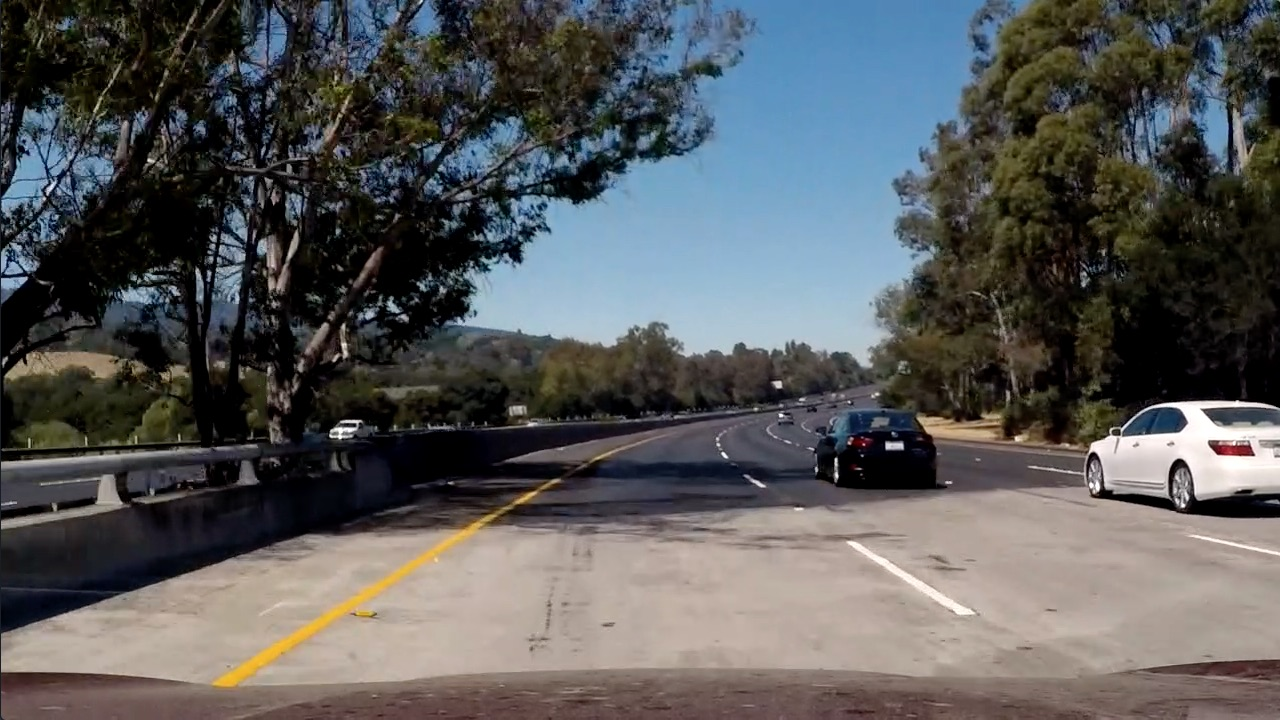
#> input picture Zadatak/test_images/test5.jpg, 1280 x 720 px
$ python binary_step.py   (older library calls are emulated)
#> lines starting #> are read from the running program, lines starting #| are printed output that depends on the picture; after the words box and inside, x2 and y2 are one past the last pixel; in counts of white or black regions, pixels touching at a corner belong together
### Zadatak/lane_finding/calibration.py
import glob
import os

import cv2
import numpy as np

COLS = 9
ROWS = 6

CALIB_SIZE = (1280, 720)

# [49 lines left out: functions find_corners, calibrate_camera, not called in this run]


def save_calibration(path, mtx, dist):
    np.savez(path, mtx=mtx, dist=dist)


def load_calibration(path):
    data = np.load(path)
    return data["mtx"], data["dist"]


def undistort(img, mtx, dist):
    if (img.shape[1], img.shape[0]) != CALIB_SIZE:
        return img
    return cv2.undistort(img, mtx, dist, None, mtx)


def calibration_images(folder):
    return sorted(glob.glob(os.path.join(folder, "calibration*.jpg")))

### Zadatak/lane_finding/thresholds.py
import cv2
import numpy as np

# Yellow in HSV (OpenCV: H 0-180, S and V 0-255)
YELLOW_LOW = np.array([15, 80, 100])
YELLOW_HIGH = np.array([35, 255, 255])

# Region of the road in front of the car (relative), used for the R histogram.
ROAD_Y = (0.65, 0.92)
ROAD_X = (0.25, 0.75)

R_PERCENTILE = 90       # "bright asphalt" level
R_ABOVE_ROAD = 25       # a marking is at least this much brighter than bright asphalt

R_MIN, R_MAX = 90, 245

TOPHAT_MIN = 20         # minimum local contrast of a marking (with the histogram threshold)
STRONG_TOPHAT = 40      # local contrast that is enough on its own (shadow, concrete)
WHITE_MAX_SAT = 60      # white markings are unsaturated (HSV S, 0-255)

# Yellow in Lab: b channel (128 = neutral grey, higher = more yellow).
YELLOW_B_MIN = 130
YELLOW_B_CONTRAST = 10


def yellow_mask(img):
    hsv = cv2.cvtColor(img, cv2.COLOR_BGR2HSV)
    return cv2.inRange(hsv, YELLOW_LOW, YELLOW_HIGH)


def yellow_lab_mask(img, kernel_width):
    """Yellow as a narrow stripe with higher Lab b than its surroundings."""
    b = cv2.cvtColor(img, cv2.COLOR_BGR2LAB)[:, :, 2]
    kernel = cv2.getStructuringElement(cv2.MORPH_RECT, (kernel_width, 1))
    contrast = cv2.morphologyEx(b, cv2.MORPH_TOPHAT, kernel)
    return cv2.bitwise_and(cv2.inRange(b, YELLOW_B_MIN, 255),
                           cv2.inRange(contrast, YELLOW_B_CONTRAST, 255))


def low_saturation_mask(img, max_sat=WHITE_MAX_SAT):
    hsv = cv2.cvtColor(img, cv2.COLOR_BGR2HSV)
    return cv2.inRange(hsv[:, :, 1], 0, max_sat)


def red_threshold(img, road_y=ROAD_Y, road_x=ROAD_X):

    h, w = img.shape[:2]
    r = img[:, :, 2]   # OpenCV stores images as BGR -> index 2 is R
    road = r[int(road_y[0] * h):int(road_y[1] * h), int(road_x[0] * w):int(road_x[1] * w)]
    return float(np.clip(np.percentile(road, R_PERCENTILE) + R_ABOVE_ROAD, R_MIN, R_MAX))


def red_mask(img, **road):
    _, mask = cv2.threshold(img[:, :, 2], red_threshold(img, **road), 255, cv2.THRESH_BINARY)
    return mask


def tophat_mask(img, kernel_width, min_contrast=TOPHAT_MIN):
    """Narrow bright structures (lane markings) on the R channel."""
    kernel = cv2.getStructuringElement(cv2.MORPH_RECT, (kernel_width, 1))
    tophat = cv2.morphologyEx(img[:, :, 2], cv2.MORPH_TOPHAT, kernel)
    _, mask = cv2.threshold(tophat, min_contrast, 255, cv2.THRESH_BINARY)
    return mask


def sobel_x_mask(img, low=30, high=150):

    gray = cv2.cvtColor(img, cv2.COLOR_BGR2GRAY)
    sobel = cv2.convertScaleAbs(cv2.Sobel(gray, cv2.CV_32F, 1, 0, ksize=3))
    return cv2.inRange(sobel, low, high)


# [9 lines left out: function binary_image, not called in this run]


def lane_masks(img, kernel_width=None, **road):
    """(yellow, white) masks; their union is the binary image."""
    blur = cv2.GaussianBlur(img, (5, 5), 0)    # noise removal (02_02_low_pass.py)
    if kernel_width is None:
        kernel_width = int(0.04 * img.shape[1]) | 1
    low_sat = low_saturation_mask(blur)
    white = cv2.bitwise_and(red_mask(blur, **road), tophat_mask(blur, kernel_width))
    white = cv2.bitwise_and(white, low_sat)
    strong = cv2.bitwise_and(tophat_mask(blur, kernel_width, STRONG_TOPHAT), low_sat)
    strong = cv2.bitwise_and(strong, cv2.inRange(blur[:, :, 2], R_MIN, 255))
    white = cv2.bitwise_or(white, strong)
    return (remove_wide_regions(yellow_lab_mask(blur, kernel_width), kernel_width),
            remove_wide_regions(white, kernel_width))


def remove_wide_regions(binary, kernel_width):
    """Remove white regions wider than kernel_width (dry grass, vegetation, cars).

    Opening with a horizontal kernel keeps only regions at least kernel_width
    wide; subtracting them leaves the narrow stripes (binary top-hat).
    """
    kernel = cv2.getStructuringElement(cv2.MORPH_RECT, (kernel_width, 1))
    wide = cv2.morphologyEx(binary, cv2.MORPH_OPEN, kernel)
    return cv2.subtract(binary, wide)

### Zadatak/lane_finding/drawing.py
"""Helpers for building figures for the writeup."""
import cv2
import numpy as np


def to_bgr(img):
    """Binary/gray image -> 3-channel image (so it can be stacked with color images)."""
    if img.ndim == 2:
        return cv2.cvtColor(img, cv2.COLOR_GRAY2BGR)
    return img


def label(img, text, color=(0, 255, 0), scale=1.0, bottom=False):
    img = to_bgr(img).copy()
    s = img.shape[1] / 1280 * scale
    y = img.shape[0] - int(20 * s) if bottom else int(50 * s)
    cv2.putText(img, text, (int(20 * s), y), cv2.FONT_HERSHEY_SIMPLEX, 1.4 * s,
                color, max(1, int(3 * s)), cv2.LINE_AA)
    return img


def side_by_side(images, titles, width=640):
    """Resize images to the same width, put a title on each and stack them horizontally."""
    out = []
    for img, title in zip(images, titles):
        img = to_bgr(img)
        img = cv2.resize(img, (width, int(img.shape[0] * width / img.shape[1])))
        out.append(label(img, title, (0, 0, 255), scale=2.0))
    return np.hstack(out)


def grid(images, titles, cols, width=640):
    """Images in a grid with `cols` columns (all are resized to the same size)."""
    height = int(width * 9 / 16)
    tiles = [label(cv2.resize(to_bgr(img), (width, height)), t, scale=1.4, bottom=True)
             for img, t in zip(images, titles)]
    while len(tiles) % cols:
        tiles.append(np.zeros_like(tiles[0]))
    rows = [np.hstack(tiles[i:i + cols]) for i in range(0, len(tiles), cols)]
    return np.vstack(rows)

### Zadatak/binary_step.py
"""Step 2 - thresholded binary image on example images.

    python binary_step.py

Loads the calibration from step 1, undistorts each example image and builds the
binary image (lane_finding/thresholds.py). Writes:

    docs/02_binary.jpg     the masks side by side for several examples
    docs/02_binary_<name>.jpg   original and final binary image for each example
"""
import os

import cv2
import numpy as np

from lane_finding import thresholds as T
from lane_finding.calibration import load_calibration, undistort
from lane_finding.drawing import grid, side_by_side

ROOT = os.path.dirname(os.path.abspath(__file__))
OUT = os.path.normpath(os.path.join(ROOT, "..", "docs"))   # images for the README

EXAMPLES = [("test5", "test_images/test5.jpg", None),
            ("straight_lines1", "test_images/straight_lines1.jpg", None),
            ("challenge03_frame60", "test_videos/challenge03.mp4", 60)]


def read(path, frame):
    full = os.path.join(ROOT, path)
    if frame is None:
        img = cv2.imread(full)
    else:
        cap = cv2.VideoCapture(full)
        cap.set(cv2.CAP_PROP_POS_FRAMES, frame)
        ok, img = cap.read()
        cap.release()
        img = img if ok else None
    if img is None:
        raise OSError(f"Cannot read {path}")
    return img


def main():
    mtx, dist = load_calibration(os.path.join(ROOT, "camera_cal", "calib.npz"))
#> (reads Zadatak/camera_cal/calib.npz from the repository)
    os.makedirs(OUT, exist_ok=True)
    rows = []
    for name, path, frame in EXAMPLES:
        img = undistort(read(path, frame), mtx, dist)
#> in read, img is the input picture: shape (720, 1280, 3); mean B, G, R 89.8, 89.3, 88.5
        blur = cv2.GaussianBlur(img, (5, 5), 0)
        yellow, white = T.lane_masks(img)
#> in low_saturation_mask, `return cv2.inRange(hsv[:, :, 1], 0, max_sat)`:
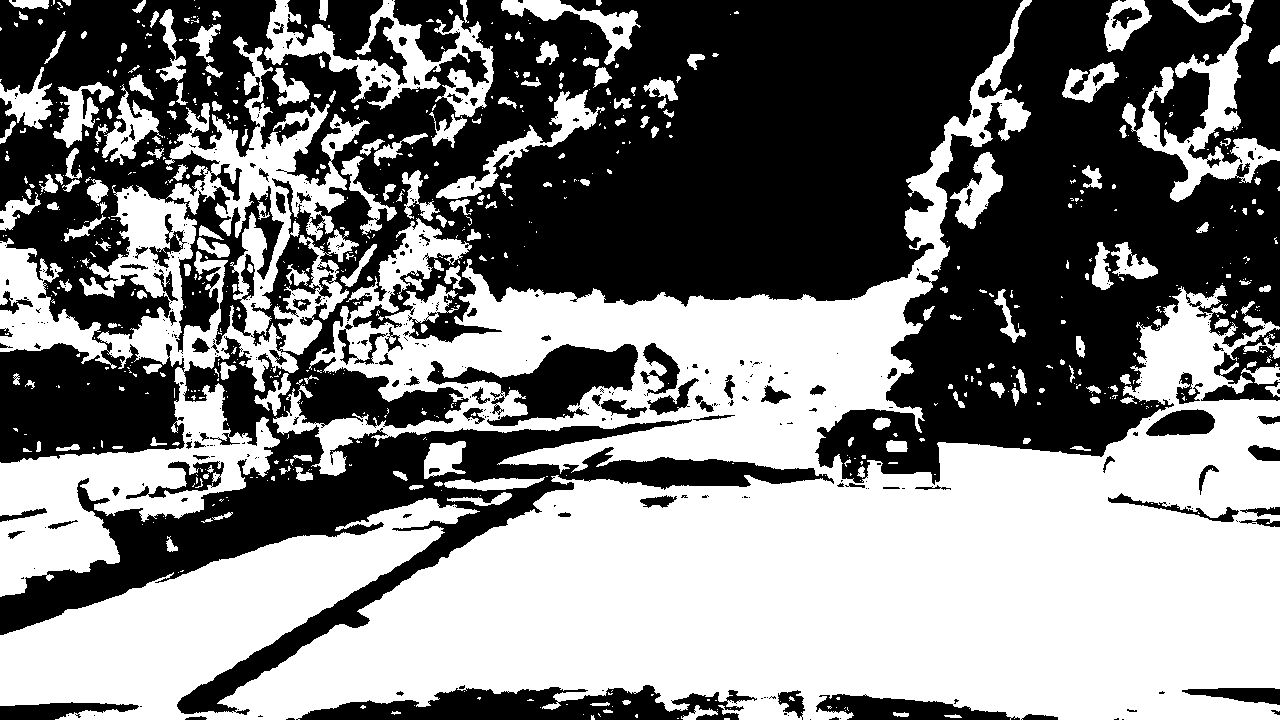
#> returned value: shape (720, 1280); 49.7% white; 755 white regions (542 under 20 px), largest, box (x1, y1, x2, y2) and area: (0, 0, 1280, 720) 341449, (0, 36, 370, 597) 55595, (264, 0, 494, 117) 8424
#> in yellow_lab_mask, `b = cv2.cvtColor(img, cv2.COLOR_BGR2LAB)[:, :, 2]`:
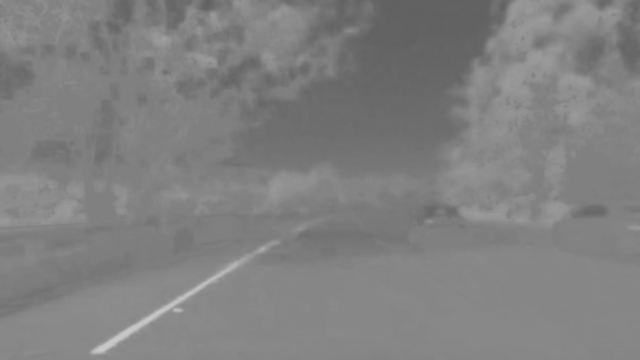
#> b: shape (720, 1280) (shown at 1/2 size); min 96, max 201, mean 128.1
        final = cv2.bitwise_or(yellow, white)
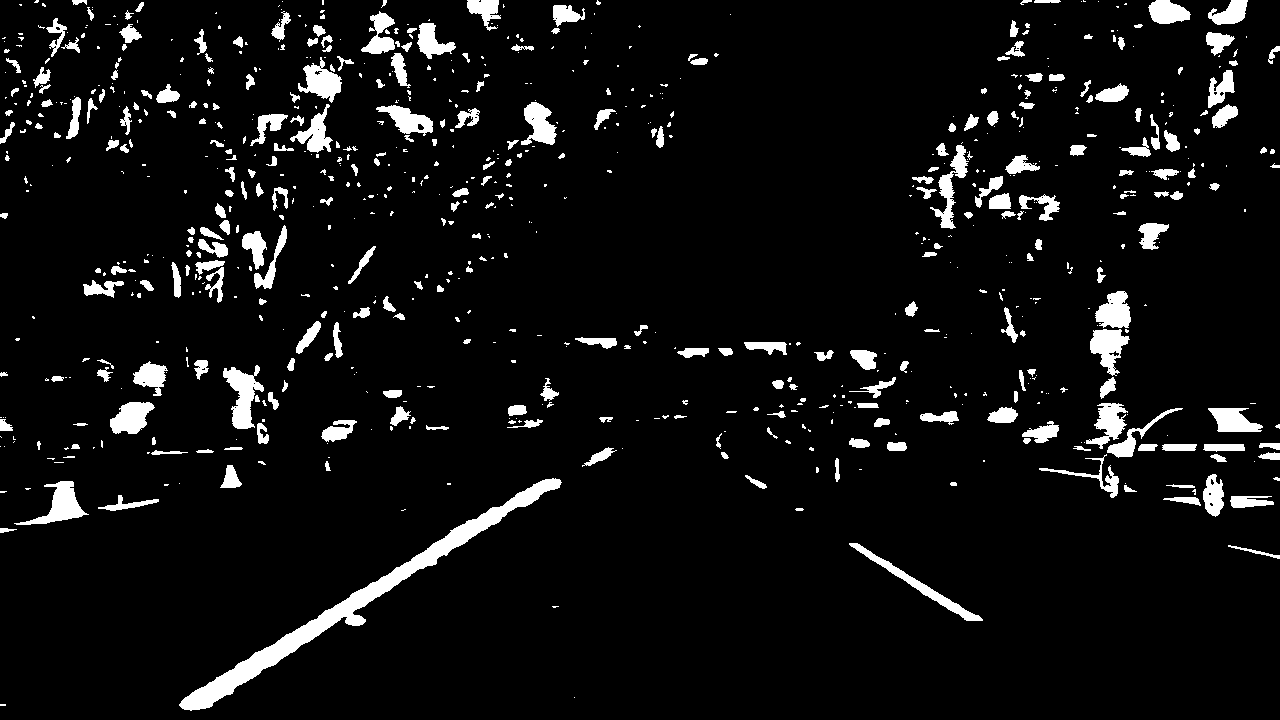
#> final: shape (720, 1280); 6.4% white; 793 white regions (488 under 20 px), largest, box (x1, y1, x2, y2) and area: (179, 478, 562, 711) 7174, (223, 365, 264, 429) 1291, (14, 481, 89, 525) 1180
        threshold = T.red_threshold(blur)
#> threshold = 220
        print(f"{name:20s} R threshold from the road histogram: {threshold:.0f}")
#| test5                R threshold from the road histogram: 220

        rows.append(grid([img, T.yellow_mask(blur), yellow, white, final, T.sobel_x_mask(blur)],
                         [name, "yellow HSV (first try)", "yellow Lab b", f"white (R > {threshold:.0f})",
                          "final binary", "Sobel x (not used)"], 6, 320))
#> in sobel_x_mask, `gray = cv2.cvtColor(img, cv2.COLOR_BGR2GRAY)`:
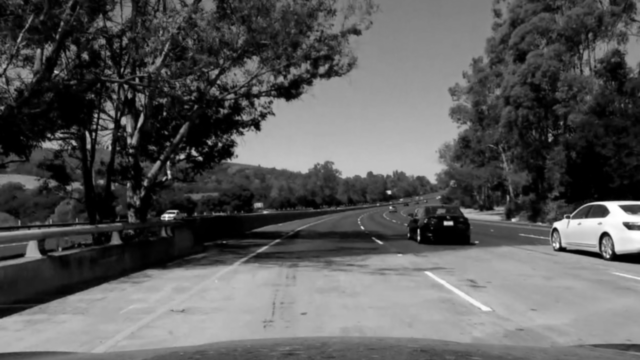
#> gray: shape (720, 1280) (shown at 1/2 size); min 0, max 255, mean 90.3
#> in grid, `height = int(width * 9 / 16)`: height = 180
#> in label (call 6), `cv2.putText(img, text, (int(20 * s), y), cv2.FONT_HERSHEY_SIMPLEX, 1.4..`:
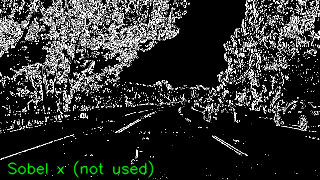
#> img: shape (180, 320, 3); mean of channels 0, 1, 2 47.3, 48.9, 47.3; drawn as B, G, R
#> in grid, `tiles = [label(cv2.resize(to_bgr(img), (width, height)), t, scale=1.4,..`: tiles = 6 items
#> in grid, `rows = [np.hstack(tiles[i:i + cols]) for i in range(0, len(tiles), col..`: rows = 1 item
#> in grid, `return np.vstack(rows)`:
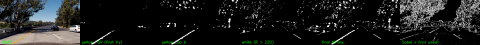
#> returned value: shape (180, 1920, 3) (shown at 1/4 size); mean of channels 0, 1, 2 28.8, 30.1, 28.6; drawn as B, G, R
        cv2.imwrite(os.path.join(OUT, f"02_binary_{name}.jpg"),
                    side_by_side([img, final], ["Undistorted", "Binary"]))
#> the loop in side_by_side, `for img, title in zip(images, titles):` made 2 passes
#> (title, s in label, y in label) on passes 1 to 2: ('Undistorted', 1, 50), ('Binary', 1, 50)
#> after the loop in side_by_side, `for img, title in zip(images, titles):`: out = 2 items
#> in side_by_side, `return np.hstack(out)`:
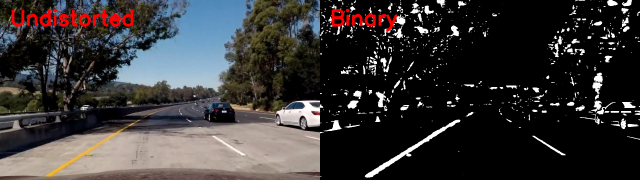
#> returned value: shape (360, 1280, 3) (shown at 1/2 size); mean of channels 0, 1, 2 53.1, 53.1, 55.5; drawn as B, G, R
#> pass 2 of the loop in main, `for name, path, frame in EXAMPLES:`:
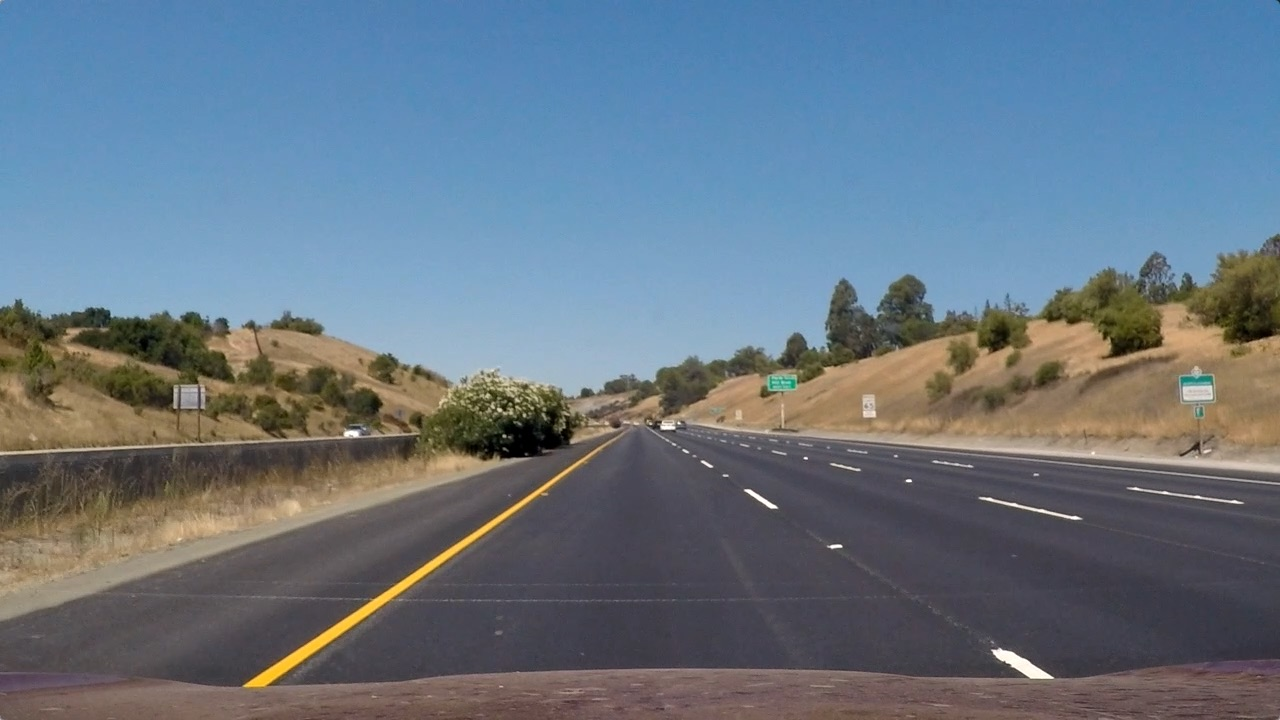
#> input picture Zadatak/test_images/straight_lines1.jpg, 1280 x 720 px
#> in read, img is the input picture: shape (720, 1280, 3); mean B, G, R 131.2, 117.7, 103.2
#> in undistort (call 2), `return cv2.undistort(img, mtx, dist, None, mtx)`:
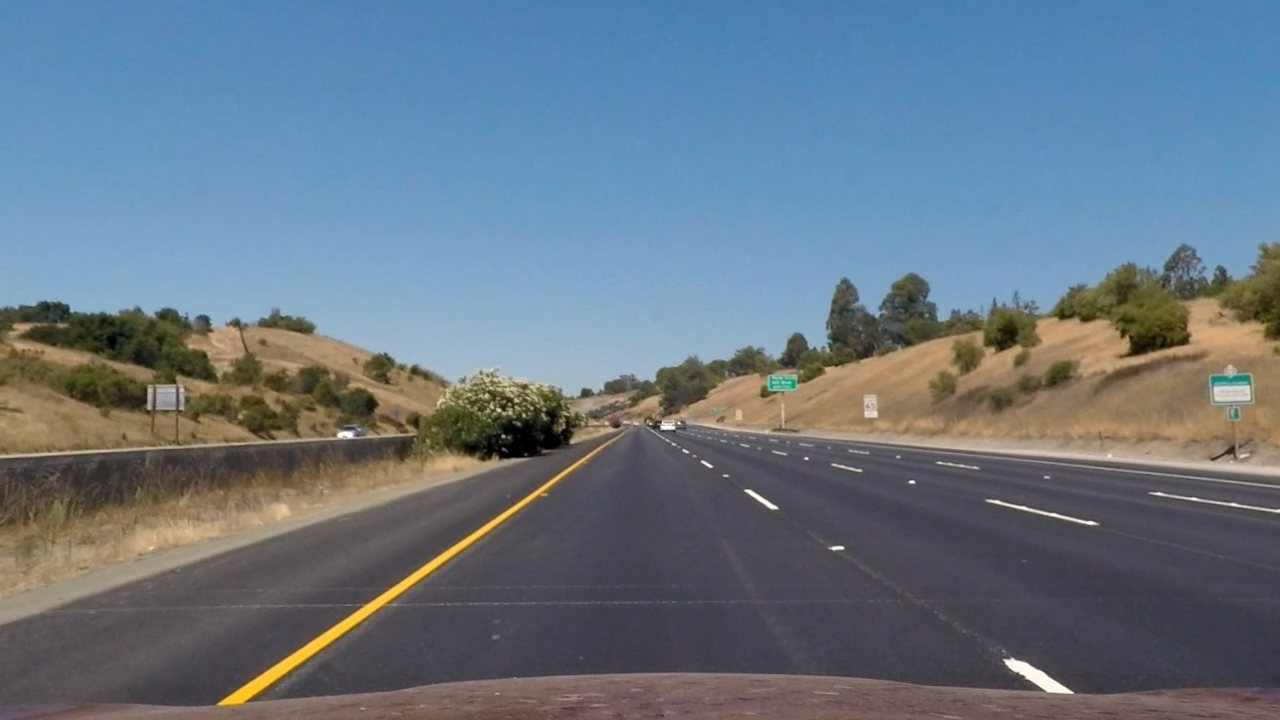
#> returned value: shape (720, 1280, 3); mean of channels 0, 1, 2 131.6, 118.3, 103.6; drawn as B, G, R
#> threshold = 126
#| straight_lines1      R threshold from the road histogram: 126
#> the loop in side_by_side (call 2), `for img, title in zip(images, titles):` made 2 passes

    cv2.imwrite(os.path.join(OUT, "02_binary.jpg"), np.vstack(rows))
    print("Saved binary images to docs/")


if __name__ == "__main__":
#> (the run stopped early here; a loop or call above may not have finished)
